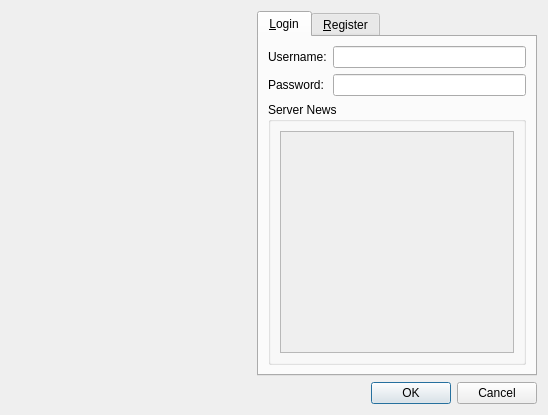
<?xml version="1.0" encoding="UTF-8"?>
<ui version="4.0">
 <class>LoginDialog</class>
 <widget class="QDialog" name="LoginDialog">
  <property name="geometry">
   <rect>
    <x>0</x>
    <y>0</y>
    <width>548</width>
    <height>415</height>
   </rect>
  </property>
  <property name="windowTitle">
   <string>Login</string>
  </property>
  <layout class="QHBoxLayout" name="horizontalLayout_2">
   <item>
    <layout class="QVBoxLayout" name="verticalLayout">
     <property name="sizeConstraint">
      <enum>QLayout::SetDefaultConstraint</enum>
     </property>
     <item>
      <layout class="QHBoxLayout" name="horizontalLayout">
       <item>
        <widget class="QLabel" name="lblLoginBanner">
         <property name="minimumSize">
          <size>
           <width>240</width>
           <height>360</height>
          </size>
         </property>
         <property name="text">
          <string/>
         </property>
        </widget>
       </item>
       <item>
        <widget class="QTabWidget" name="formTabs">
         <property name="sizePolicy">
          <sizepolicy hsizetype="Expanding" vsizetype="Expanding">
           <horstretch>0</horstretch>
           <verstretch>0</verstretch>
          </sizepolicy>
         </property>
         <property name="currentIndex">
          <number>0</number>
         </property>
         <widget class="QWidget" name="tab">
          <attribute name="title">
           <string>&amp;Login</string>
          </attribute>
          <layout class="QVBoxLayout" name="verticalLayout_3">
           <item>
            <layout class="QVBoxLayout" name="verticalLayout_2">
             <item>
              <layout class="QFormLayout" name="formLayout">
               <item row="0" column="0">
                <widget class="QLabel" name="lblUsername">
                 <property name="text">
                  <string>Username:</string>
                 </property>
                </widget>
               </item>
               <item row="0" column="1">
                <widget class="QLineEdit" name="txtUsername"/>
               </item>
               <item row="1" column="0">
                <widget class="QLabel" name="lblPassword">
                 <property name="text">
                  <string>Password:</string>
                 </property>
                </widget>
               </item>
               <item row="1" column="1">
                <widget class="QLineEdit" name="txtPassword">
                 <property name="echoMode">
                  <enum>QLineEdit::Password</enum>
                 </property>
                </widget>
               </item>
              </layout>
             </item>
             <item>
              <widget class="QGroupBox" name="grpServerNews">
               <property name="sizePolicy">
                <sizepolicy hsizetype="Preferred" vsizetype="Expanding">
                 <horstretch>0</horstretch>
                 <verstretch>0</verstretch>
                </sizepolicy>
               </property>
               <property name="title">
                <string>Server News</string>
               </property>
               <layout class="QVBoxLayout" name="verticalLayout_4">
                <item>
                 <widget class="QScrollArea" name="scrServerNews">
                  <property name="verticalScrollBarPolicy">
                   <enum>Qt::ScrollBarAsNeeded</enum>
                  </property>
                  <property name="widgetResizable">
                   <bool>true</bool>
                  </property>
                  <widget class="QWidget" name="scrollAreaWidgetContents">
                   <property name="geometry">
                    <rect>
                     <x>0</x>
                     <y>0</y>
                     <width>226</width>
                     <height>203</height>
                    </rect>
                   </property>
                  </widget>
                 </widget>
                </item>
               </layout>
              </widget>
             </item>
            </layout>
           </item>
          </layout>
         </widget>
         <widget class="QWidget" name="tab_2">
          <attribute name="title">
           <string>&amp;Register</string>
          </attribute>
          <layout class="QVBoxLayout" name="verticalLayout_6">
           <item>
            <layout class="QVBoxLayout" name="verticalLayout_5">
             <item>
              <layout class="QFormLayout" name="formLayout_2">
               <item row="0" column="0">
                <widget class="QLabel" name="lblRegUsername">
                 <property name="whatsThis">
                  <string>&lt;!DOCTYPE HTML PUBLIC &quot;-//W3C//DTD HTML 4.0//EN&quot; &quot;http://www.w3.org/TR/REC-html40/strict.dtd&quot;&gt;
&lt;html&gt;&lt;head&gt;&lt;meta name=&quot;qrichtext&quot; content=&quot;1&quot; /&gt;&lt;style type=&quot;text/css&quot;&gt;
p, li { white-space: pre-wrap; }
&lt;/style&gt;&lt;/head&gt;&lt;body style=&quot; font-family:'Sans'; font-size:8pt; font-weight:400; font-style:normal;&quot;&gt;
&lt;p style=&quot; margin-top:0px; margin-bottom:0px; margin-left:0px; margin-right:0px; -qt-block-indent:0; text-indent:0px;&quot;&gt;Please choose a username for your account.  &lt;span style=&quot; font-style:italic;&quot;&gt;This is not the name of your character; it is just the name you use to login.&lt;/span&gt;&lt;/p&gt;&lt;/body&gt;&lt;/html&gt;</string>
                 </property>
                 <property name="text">
                  <string>Username:</string>
                 </property>
                </widget>
               </item>
               <item row="0" column="1">
                <widget class="QLineEdit" name="txtRegUsername"/>
               </item>
               <item row="1" column="0">
                <widget class="QLabel" name="lblRegPassword">
                 <property name="whatsThis">
                  <string>Please choose a unique password that is at least 6 characters long and contains only letters and/or numbers.</string>
                 </property>
                 <property name="text">
                  <string>Password:</string>
                 </property>
                </widget>
               </item>
               <item row="1" column="1">
                <widget class="QLineEdit" name="txtRegPassword">
                 <property name="echoMode">
                  <enum>QLineEdit::Password</enum>
                 </property>
                </widget>
               </item>
               <item row="2" column="0">
                <widget class="QLabel" name="lblRegConfPwd">
                 <property name="whatsThis">
                  <string>Please type your password again to help prevent typos.</string>
                 </property>
                 <property name="text">
                  <string>Confirm Password:</string>
                 </property>
                </widget>
               </item>
               <item row="2" column="1">
                <widget class="QLineEdit" name="txtRegConfPwd">
                 <property name="echoMode">
                  <enum>QLineEdit::Password</enum>
                 </property>
                </widget>
               </item>
               <item row="3" column="0">
                <widget class="QLabel" name="lblRegEmail">
                 <property name="whatsThis">
                  <string>Please enter a valid email address so that we can reset your password if you forget it.</string>
                 </property>
                 <property name="text">
                  <string>Email:</string>
                 </property>
                </widget>
               </item>
               <item row="3" column="1">
                <widget class="QLineEdit" name="txtRegEmail">
                 <property name="whatsThis">
                  <string>An email address to register your account to. Used for verification purposes, and if you forget your password.</string>
                 </property>
                </widget>
               </item>
              </layout>
             </item>
             <item>
              <widget class="QLabel" name="lblRegHint">
               <property name="frameShape">
                <enum>QFrame::Box</enum>
               </property>
               <property name="frameShadow">
                <enum>QFrame::Raised</enum>
               </property>
               <property name="midLineWidth">
                <number>0</number>
               </property>
               <property name="text">
                <string/>
               </property>
               <property name="alignment">
                <set>Qt::AlignLeading|Qt::AlignLeft|Qt::AlignTop</set>
               </property>
              </widget>
             </item>
            </layout>
           </item>
          </layout>
         </widget>
        </widget>
       </item>
      </layout>
     </item>
     <item>
      <widget class="QDialogButtonBox" name="buttonBox">
       <property name="orientation">
        <enum>Qt::Horizontal</enum>
       </property>
       <property name="standardButtons">
        <set>QDialogButtonBox::Cancel|QDialogButtonBox::Ok</set>
       </property>
      </widget>
     </item>
    </layout>
   </item>
  </layout>
 </widget>
 <resources/>
 <connections>
  <connection>
   <sender>buttonBox</sender>
   <signal>accepted()</signal>
   <receiver>LoginDialog</receiver>
   <slot>accept()</slot>
   <hints>
    <hint type="sourcelabel">
     <x>248</x>
     <y>254</y>
    </hint>
    <hint type="destinationlabel">
     <x>157</x>
     <y>274</y>
    </hint>
   </hints>
  </connection>
  <connection>
   <sender>buttonBox</sender>
   <signal>rejected()</signal>
   <receiver>LoginDialog</receiver>
   <slot>reject()</slot>
   <hints>
    <hint type="sourcelabel">
     <x>316</x>
     <y>260</y>
    </hint>
    <hint type="destinationlabel">
     <x>286</x>
     <y>274</y>
    </hint>
   </hints>
  </connection>
 </connections>
</ui>
